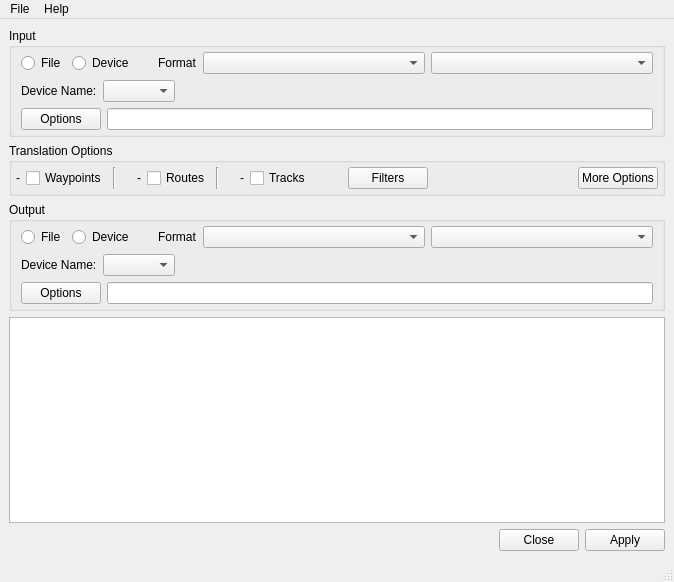
<?xml version="1.0" encoding="UTF-8"?>
<ui version="4.0">
 <class>MainWindow</class>
 <widget class="QMainWindow" name="MainWindow">
  <property name="geometry">
   <rect>
    <x>0</x>
    <y>0</y>
    <width>674</width>
    <height>582</height>
   </rect>
  </property>
  <property name="windowTitle">
   <string>MainWindow</string>
  </property>
  <widget class="QWidget" name="centralwidget">
   <layout class="QVBoxLayout" name="verticalLayout_5">
    <item>
     <widget class="QGroupBox" name="groupBox">
      <property name="title">
       <string>Input </string>
      </property>
      <layout class="QVBoxLayout" name="verticalLayout">
       <property name="topMargin">
        <number>4</number>
       </property>
       <property name="bottomMargin">
        <number>4</number>
       </property>
       <item>
        <layout class="QHBoxLayout" name="horizontalLayout_5">
         <item>
          <widget class="QRadioButton" name="inputFileOptBtn">
           <property name="sizePolicy">
            <sizepolicy hsizetype="Fixed" vsizetype="Fixed">
             <horstretch>0</horstretch>
             <verstretch>0</verstretch>
            </sizepolicy>
           </property>
           <property name="toolTip">
            <string>If selected, input is from a file.</string>
           </property>
           <property name="text">
            <string>File</string>
           </property>
          </widget>
         </item>
         <item>
          <widget class="QRadioButton" name="inputDeviceOptBtn">
           <property name="sizePolicy">
            <sizepolicy hsizetype="Fixed" vsizetype="Fixed">
             <horstretch>0</horstretch>
             <verstretch>0</verstretch>
            </sizepolicy>
           </property>
           <property name="toolTip">
            <string>If selected, input is from a device or GPS unit</string>
           </property>
           <property name="text">
            <string>Device</string>
           </property>
          </widget>
         </item>
         <item>
          <spacer name="horizontalSpacer_2a">
           <property name="orientation">
            <enum>Qt::Horizontal</enum>
           </property>
           <property name="sizeType">
            <enum>QSizePolicy::Fixed</enum>
           </property>
           <property name="sizeHint" stdset="0">
            <size>
             <width>18</width>
             <height>20</height>
            </size>
           </property>
          </spacer>
         </item>
         <item>
          <widget class="QLabel" name="label">
           <property name="sizePolicy">
            <sizepolicy hsizetype="Fixed" vsizetype="Preferred">
             <horstretch>0</horstretch>
             <verstretch>0</verstretch>
            </sizepolicy>
           </property>
           <property name="text">
            <string>Format</string>
           </property>
          </widget>
         </item>
         <item>
          <widget class="QComboBox" name="inputFormatCombo">
           <property name="toolTip">
            <string>Input data format</string>
           </property>
          </widget>
         </item>
         <item>
          <widget class="QComboBox" name="inputCharSetCombo">
           <property name="toolTip">
            <string>Character encoding of input</string>
           </property>
          </widget>
         </item>
        </layout>
       </item>
       <item>
        <widget class="QStackedWidget" name="inputStackedWidget">
         <property name="lineWidth">
          <number>0</number>
         </property>
         <property name="currentIndex">
          <number>1</number>
         </property>
         <widget class="QWidget" name="inputFilePage">
          <layout class="QHBoxLayout" name="horizontalLayout_4">
           <property name="margin">
            <number>0</number>
           </property>
           <item>
            <layout class="QHBoxLayout" name="horizontalLayout_2">
             <item>
              <widget class="QPushButton" name="inputFileNameBrowseBtn">
               <property name="toolTip">
                <string>Browse for one or more input files. </string>
               </property>
               <property name="text">
                <string>File Name(s)</string>
               </property>
               <property name="icon">
                <iconset resource="app.qrc">
                 <normaloff>:/images/open.png</normaloff>:/images/open.png</iconset>
               </property>
              </widget>
             </item>
             <item>
              <widget class="QLineEdit" name="inputFileNameText">
               <property name="sizePolicy">
                <sizepolicy hsizetype="Expanding" vsizetype="Fixed">
                 <horstretch>10</horstretch>
                 <verstretch>0</verstretch>
                </sizepolicy>
               </property>
              </widget>
             </item>
            </layout>
           </item>
          </layout>
         </widget>
         <widget class="QWidget" name="inputDevicePage">
          <layout class="QVBoxLayout" name="verticalLayout_2">
           <property name="margin">
            <number>0</number>
           </property>
           <item>
            <layout class="QHBoxLayout" name="horizontalLayout_3">
             <item>
              <widget class="QLabel" name="label_2">
               <property name="text">
                <string>Device Name:</string>
               </property>
              </widget>
             </item>
             <item>
              <widget class="QComboBox" name="inputDeviceNameCombo">
               <property name="toolTip">
                <string>Name of port to which input device is connected</string>
               </property>
               <property name="sizeAdjustPolicy">
                <enum>QComboBox::AdjustToContents</enum>
               </property>
              </widget>
             </item>
             <item>
              <spacer name="horizontalSpacer_3a">
               <property name="orientation">
                <enum>Qt::Horizontal</enum>
               </property>
               <property name="sizeHint" stdset="0">
                <size>
                 <width>40</width>
                 <height>20</height>
                </size>
               </property>
              </spacer>
             </item>
            </layout>
           </item>
          </layout>
         </widget>
        </widget>
       </item>
       <item>
        <layout class="QHBoxLayout" name="horizontalLayout_6">
         <item>
          <widget class="QPushButton" name="inputOptionsBtn">
           <property name="toolTip">
            <string>Options for the selected input format. </string>
           </property>
           <property name="text">
            <string>Options</string>
           </property>
          </widget>
         </item>
         <item>
          <widget class="QLineEdit" name="inputOptionsText"/>
         </item>
        </layout>
       </item>
      </layout>
     </widget>
    </item>
    <item>
     <widget class="QGroupBox" name="groupBox_2">
      <property name="title">
       <string>Translation Options</string>
      </property>
      <layout class="QHBoxLayout" name="horizontalLayout_7">
       <property name="margin">
        <number>4</number>
       </property>
       <item>
        <widget class="QLabel" name="wayPtLabel">
         <property name="text">
          <string>-</string>
         </property>
         <property name="scaledContents">
          <bool>false</bool>
         </property>
        </widget>
       </item>
       <item>
        <widget class="QCheckBox" name="xlateWayPtsCk">
         <property name="toolTip">
          <string>If selected, translate waypoints.</string>
         </property>
         <property name="text">
          <string>Waypoints</string>
         </property>
        </widget>
       </item>
       <item>
        <widget class="Line" name="line">
         <property name="orientation">
          <enum>Qt::Vertical</enum>
         </property>
        </widget>
       </item>
       <item>
        <spacer name="horizontalSpacer_6">
         <property name="orientation">
          <enum>Qt::Horizontal</enum>
         </property>
         <property name="sizeType">
          <enum>QSizePolicy::Fixed</enum>
         </property>
         <property name="sizeHint" stdset="0">
          <size>
           <width>15</width>
           <height>20</height>
          </size>
         </property>
        </spacer>
       </item>
       <item>
        <widget class="QLabel" name="routeLabel">
         <property name="text">
          <string>-</string>
         </property>
        </widget>
       </item>
       <item>
        <widget class="QCheckBox" name="xlateRoutesCk">
         <property name="toolTip">
          <string>If selected, translate routes.</string>
         </property>
         <property name="text">
          <string>Routes</string>
         </property>
        </widget>
       </item>
       <item>
        <widget class="Line" name="line_2">
         <property name="orientation">
          <enum>Qt::Vertical</enum>
         </property>
        </widget>
       </item>
       <item>
        <spacer name="horizontalSpacer_7">
         <property name="orientation">
          <enum>Qt::Horizontal</enum>
         </property>
         <property name="sizeType">
          <enum>QSizePolicy::Fixed</enum>
         </property>
         <property name="sizeHint" stdset="0">
          <size>
           <width>15</width>
           <height>20</height>
          </size>
         </property>
        </spacer>
       </item>
       <item>
        <widget class="QLabel" name="trackLabel">
         <property name="text">
          <string>-</string>
         </property>
        </widget>
       </item>
       <item>
        <widget class="QCheckBox" name="xlateTracksCk">
         <property name="toolTip">
          <string>If selected, translate tracks.</string>
         </property>
         <property name="text">
          <string>Tracks</string>
         </property>
        </widget>
       </item>
       <item>
        <spacer name="horizontalSpacer_4">
         <property name="orientation">
          <enum>Qt::Horizontal</enum>
         </property>
         <property name="sizeType">
          <enum>QSizePolicy::Fixed</enum>
         </property>
         <property name="sizeHint" stdset="0">
          <size>
           <width>18</width>
           <height>20</height>
          </size>
         </property>
        </spacer>
       </item>
       <item>
        <widget class="QLabel" name="filterStatus">
         <property name="text">
          <string/>
         </property>
         <property name="pixmap">
          <pixmap resource="app.qrc">:/images/ok20.png</pixmap>
         </property>
         <property name="scaledContents">
          <bool>false</bool>
         </property>
        </widget>
       </item>
       <item>
        <widget class="QPushButton" name="xlateFiltersBtn">
         <property name="toolTip">
          <string>Data Filters between input and output</string>
         </property>
         <property name="text">
          <string>Filters</string>
         </property>
        </widget>
       </item>
       <item>
        <spacer name="horizontalSpacer_8">
         <property name="orientation">
          <enum>Qt::Horizontal</enum>
         </property>
         <property name="sizeHint" stdset="0">
          <size>
           <width>40</width>
           <height>20</height>
          </size>
         </property>
        </spacer>
       </item>
       <item>
        <spacer name="horizontalSpacer_5">
         <property name="orientation">
          <enum>Qt::Horizontal</enum>
         </property>
         <property name="sizeHint" stdset="0">
          <size>
           <width>244</width>
           <height>20</height>
          </size>
         </property>
        </spacer>
       </item>
       <item>
        <widget class="QPushButton" name="moreOptionButton">
         <property name="toolTip">
          <string>More translation options. </string>
         </property>
         <property name="text">
          <string>More Options</string>
         </property>
        </widget>
       </item>
      </layout>
     </widget>
    </item>
    <item>
     <widget class="QGroupBox" name="groupBox_3">
      <property name="title">
       <string>Output</string>
      </property>
      <layout class="QVBoxLayout" name="verticalLayout_3">
       <property name="topMargin">
        <number>4</number>
       </property>
       <property name="bottomMargin">
        <number>4</number>
       </property>
       <item>
        <layout class="QHBoxLayout" name="horizontalLayout_8">
         <item>
          <widget class="QRadioButton" name="outputFileOptBtn">
           <property name="sizePolicy">
            <sizepolicy hsizetype="Fixed" vsizetype="Fixed">
             <horstretch>0</horstretch>
             <verstretch>0</verstretch>
            </sizepolicy>
           </property>
           <property name="toolTip">
            <string>If selected, output is to a file. </string>
           </property>
           <property name="text">
            <string>File</string>
           </property>
          </widget>
         </item>
         <item>
          <widget class="QRadioButton" name="outputDeviceOptBtn">
           <property name="sizePolicy">
            <sizepolicy hsizetype="Fixed" vsizetype="Fixed">
             <horstretch>0</horstretch>
             <verstretch>0</verstretch>
            </sizepolicy>
           </property>
           <property name="toolTip">
            <string>If selected, output is to a device or GPS unit</string>
           </property>
           <property name="text">
            <string>Device</string>
           </property>
          </widget>
         </item>
         <item>
          <spacer name="horizontalSpacer_2b">
           <property name="orientation">
            <enum>Qt::Horizontal</enum>
           </property>
           <property name="sizeType">
            <enum>QSizePolicy::Fixed</enum>
           </property>
           <property name="sizeHint" stdset="0">
            <size>
             <width>18</width>
             <height>20</height>
            </size>
           </property>
          </spacer>
         </item>
         <item>
          <widget class="QLabel" name="label_4">
           <property name="sizePolicy">
            <sizepolicy hsizetype="Fixed" vsizetype="Preferred">
             <horstretch>0</horstretch>
             <verstretch>0</verstretch>
            </sizepolicy>
           </property>
           <property name="text">
            <string>Format</string>
           </property>
          </widget>
         </item>
         <item>
          <widget class="QComboBox" name="outputFormatCombo">
           <property name="toolTip">
            <string>Output data format.</string>
           </property>
          </widget>
         </item>
         <item>
          <widget class="QComboBox" name="outputCharSetCombo">
           <property name="toolTip">
            <string>Character encoding of output</string>
           </property>
          </widget>
         </item>
        </layout>
       </item>
       <item>
        <widget class="QStackedWidget" name="outputStackedWidget">
         <property name="currentIndex">
          <number>1</number>
         </property>
         <widget class="QWidget" name="outputFilePage">
          <layout class="QHBoxLayout" name="horizontalLayout_9">
           <property name="margin">
            <number>0</number>
           </property>
           <item>
            <layout class="QHBoxLayout" name="horizontalLayout_10">
             <item>
              <widget class="QPushButton" name="outputFileNameBrowseBtn">
               <property name="toolTip">
                <string>Browse for an output file name. </string>
               </property>
               <property name="text">
                <string>File Name</string>
               </property>
               <property name="icon">
                <iconset resource="app.qrc">
                 <normaloff>:/images/save.png</normaloff>:/images/save.png</iconset>
               </property>
              </widget>
             </item>
             <item>
              <widget class="QLineEdit" name="outputFileNameText">
               <property name="sizePolicy">
                <sizepolicy hsizetype="Expanding" vsizetype="Fixed">
                 <horstretch>10</horstretch>
                 <verstretch>0</verstretch>
                </sizepolicy>
               </property>
              </widget>
             </item>
            </layout>
           </item>
          </layout>
         </widget>
         <widget class="QWidget" name="outputDevicePage">
          <layout class="QVBoxLayout" name="verticalLayout_4">
           <property name="margin">
            <number>0</number>
           </property>
           <item>
            <layout class="QHBoxLayout" name="horizontalLayout_11">
             <item>
              <widget class="QLabel" name="label_6">
               <property name="text">
                <string>Device Name:</string>
               </property>
              </widget>
             </item>
             <item>
              <widget class="QComboBox" name="outputDeviceNameCombo">
               <property name="toolTip">
                <string>Name of port to which output device is connected</string>
               </property>
               <property name="sizeAdjustPolicy">
                <enum>QComboBox::AdjustToContents</enum>
               </property>
              </widget>
             </item>
             <item>
              <spacer name="horizontalSpacer_3b">
               <property name="orientation">
                <enum>Qt::Horizontal</enum>
               </property>
               <property name="sizeHint" stdset="0">
                <size>
                 <width>40</width>
                 <height>20</height>
                </size>
               </property>
              </spacer>
             </item>
            </layout>
           </item>
          </layout>
         </widget>
        </widget>
       </item>
       <item>
        <layout class="QHBoxLayout" name="horizontalLayout_12">
         <item>
          <widget class="QPushButton" name="outputOptionsBtn">
           <property name="toolTip">
            <string>Options for the selected output format. </string>
           </property>
           <property name="text">
            <string>Options</string>
           </property>
          </widget>
         </item>
         <item>
          <widget class="QLineEdit" name="outputOptionsText"/>
         </item>
        </layout>
       </item>
      </layout>
     </widget>
    </item>
    <item>
     <widget class="QPlainTextEdit" name="outputWindow">
      <property name="sizePolicy">
       <sizepolicy hsizetype="Preferred" vsizetype="Preferred">
        <horstretch>10</horstretch>
        <verstretch>10</verstretch>
       </sizepolicy>
      </property>
      <property name="toolTip">
       <string>Output of GPSBabel translation process. </string>
      </property>
     </widget>
    </item>
    <item>
     <widget class="QDialogButtonBox" name="buttonBox">
      <property name="toolTip">
       <string/>
      </property>
      <property name="standardButtons">
       <set>QDialogButtonBox::Apply|QDialogButtonBox::Close</set>
      </property>
     </widget>
    </item>
   </layout>
  </widget>
  <widget class="QMenuBar" name="menubar">
   <property name="geometry">
    <rect>
     <x>0</x>
     <y>0</y>
     <width>674</width>
     <height>22</height>
    </rect>
   </property>
   <widget class="QMenu" name="menuFile">
    <property name="title">
     <string>File</string>
    </property>
    <addaction name="actionPreferences"/>
    <addaction name="actionQuit"/>
   </widget>
   <widget class="QMenu" name="menuHelp">
    <property name="title">
     <string>Help</string>
    </property>
    <addaction name="actionHelp"/>
    <addaction name="separator"/>
    <addaction name="actionAbout"/>
    <addaction name="actionUpgradeCheck"/>
   </widget>
   <addaction name="menuFile"/>
   <addaction name="menuHelp"/>
  </widget>
  <widget class="QStatusBar" name="statusbar"/>
  <action name="actionHelp">
   <property name="text">
    <string>GPSBabel Help</string>
   </property>
  </action>
  <action name="actionAbout">
   <property name="text">
    <string>About GPSBabel</string>
   </property>
  </action>
  <action name="actionQuit">
   <property name="text">
    <string>Quit</string>
   </property>
  </action>
  <action name="actionPreferences">
   <property name="text">
    <string>Preferences...</string>
   </property>
  </action>
  <action name="actionUpgradeCheck">
   <property name="text">
    <string>Check for Upgrade</string>
   </property>
  </action>
 </widget>
 <resources>
  <include location="app.qrc"/>
 </resources>
 <connections/>
</ui>
